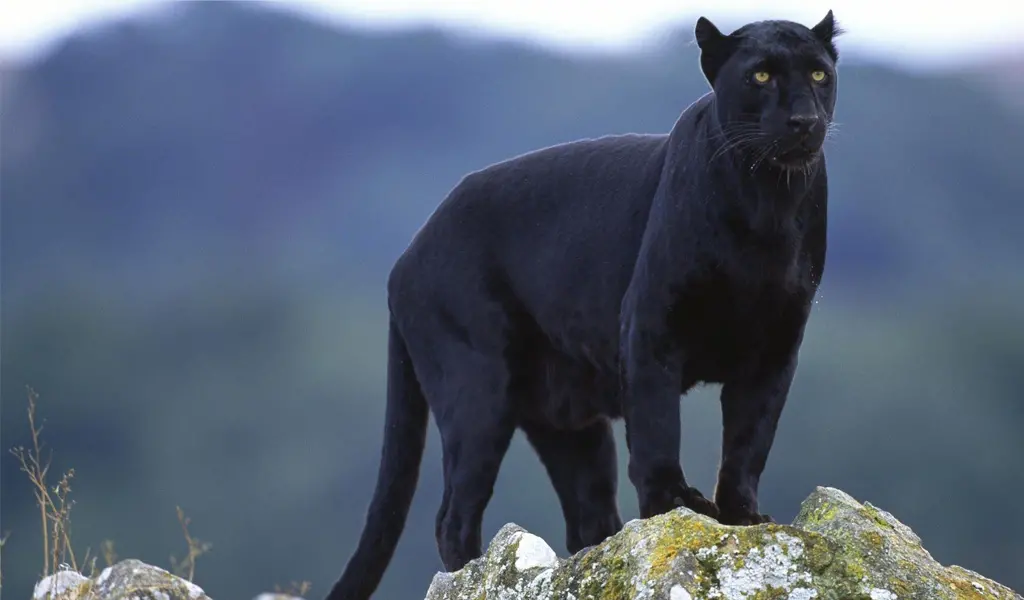
#> input picture task1/photos/puma.png, 1024 x 600 px
$ python blur.py
#> lines starting #> are read from the running program, lines starting #| are printed output that depends on the picture
import cv2 as cv


img=cv.imread("photos/puma.png")
#> img is the input picture: shape (600, 1024, 3); mean B, G, R 116.1, 97.5, 85.4

#average
average =cv.blur(img, (7,7))
cv. imshow ("Average Blur", average)
# Gaussian Blur

gauss = cv.GaussianBlur (img, (7,7), 3)
cv. imshow( "Gaussian Blur", gauss)


median= cv.medianBlur(img,7)
cv. imshow( "median", median)


bileteral =cv.bilateralFilter(img,45,155,65)
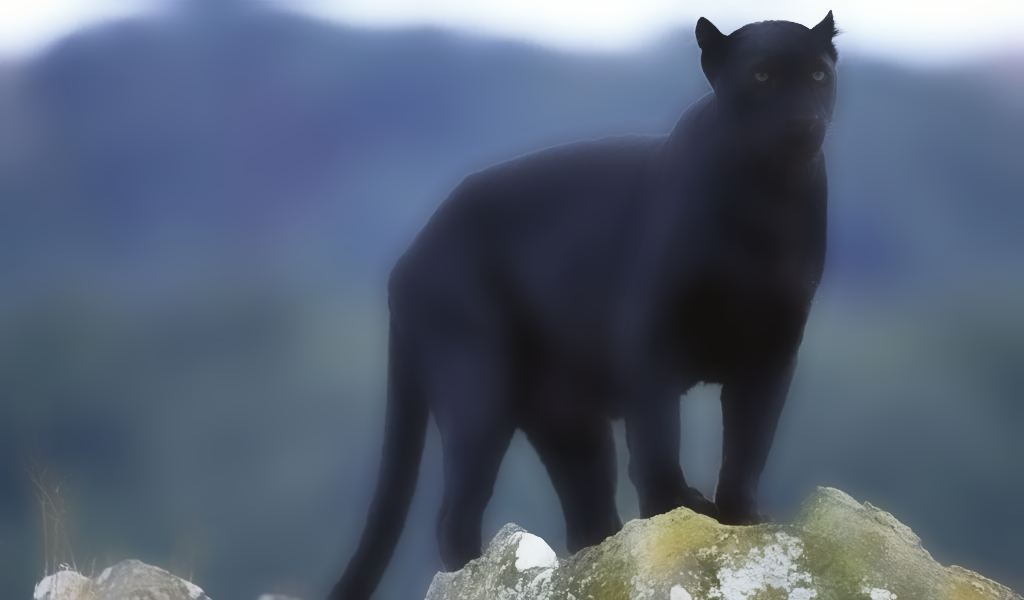
#> bileteral: shape (600, 1024, 3); mean B, G, R 115.9, 97.3, 85.2
cv. imshow( "bileteral", bileteral)

cv.waitKey(0)
cv.destroyAllWindows()
